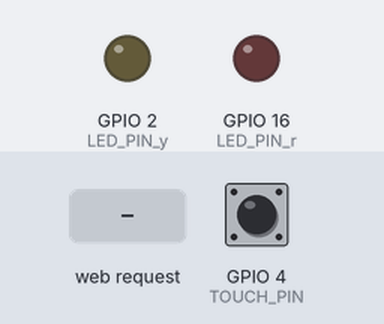
Bench run of a sketch on a simulated ESP32. On the bench: output pins drawn as LEDs (lit = HIGH). Dashed ring = blinking. The test bench sets the inputs (shaded band); at power-on: GPIO 4 (TOUCH_PIN) HIGH. What the sketch prints to the serial monitor is not drawn.

Above: at 1.7 s.
1.8 s: HTTP request GET /arm received
At 2.05 s:
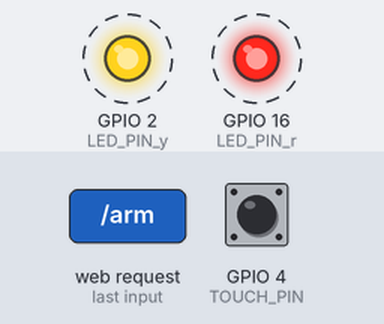
4.8 s: HTTP request GET /disarm received
At 4.8 s:
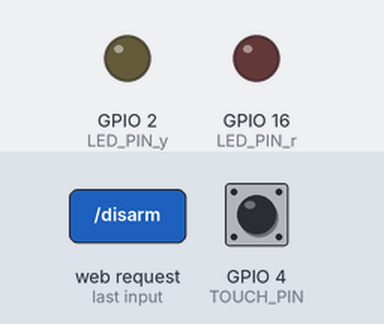
Timing chart, 0 to 7.8 s (numbered marks = the images above; inputs shaded):
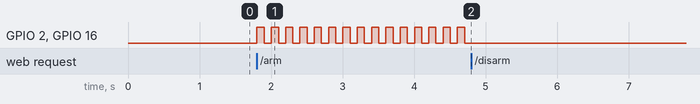

Measured:
- after the input at 1.8 s, GPIO 2 (LED_PIN_y), GPIO 16 (LED_PIN_r): alternates HIGH for 0.10 s and LOW for 0.10 s, starting at once
- after the input at 4.8 s, GPIO 2 (LED_PIN_y), GPIO 16 (LED_PIN_r): stops changing and stays LOW

The sketch:

alarm.ino
```cpp
#include <WiFi.h>
#include <WebServer.h>

// --- 硬件引脚定义 ---
const int LED_PIN_y = 2;
const int LED_PIN_r = 16;
const int TOUCH_PIN = 4;   // 触摸引脚 (GPIO 4)

// 触摸阈值
const int TOUCH_THRESHOLD = 800;

// --- 全局系统状态变量 ---
bool isArmed = false;
bool isAlarming = false;

// 创建 Web 服务器对象，监听 80 端口
WebServer server(80);

// 用于 LED 非阻塞闪烁的时间控制变量
unsigned long previousMillis = 0;
const long blinkInterval = 100; // 狂闪的间隔，100毫秒
bool ledState = false;

// --- 生成安防控制网页界面的函数 ---
String makePage() {
  String html = R"rawliteral(
<!DOCTYPE html>
<html lang="zh-CN">
<head>
  <meta charset="UTF-8">
  <meta name="viewport" content="width=device-width, initial-scale=1.0">
  <title>实验5：安防报警器</title>
  <style>
    body { font-family: Arial; text-align: center; margin-top: 50px; }
    .status-box { padding: 20px; margin: 20px auto; border: 1px solid #ccc; width: 300px; font-size: 20px; background-color: #f9f9f9; border-radius: 8px;}
    .btn { padding: 15px 30px; font-size: 18px; margin: 10px; cursor: pointer; color: white; border: none; border-radius: 5px;}
    .btn-arm { background-color: #4CAF50; }
    .btn-disarm { background-color: #f44336; }
  </style>
  <script>
    // 每隔 1 秒请求一次状态，仅更新文字提示
    setInterval(function() {
      fetch('/status')
        .then(response => response.text())
        .then(state => {
          let statusBox = document.getElementById('statusText');
          if (state == "0") {
            statusBox.innerHTML = "<span style='color: gray;'>未布防 (系统待机)</span>";
          } else if (state == "1") {
            statusBox.innerHTML = "<span style='color: green;'>已布防 (安全巡逻中)</span>";
          } else if (state == "2") {
            statusBox.innerHTML = "<span style='color: red; font-weight: bold;'>!!! 警报触发 !!!</span>";
          }
        });
    }, 1000);
  </script>
</head>
<body>
  <h1>物联网安防主机面板</h1>

  <div class="status-box">
    系统状态：<br><br>
    <div id="statusText"><span style='color: gray;'>正在获取状态...</span></div>
  </div>

  <button class="btn btn-arm" onclick="fetch('/arm')">布防 (Arm)</button>
  <button class="btn btn-disarm" onclick="fetch('/disarm')">撤防 (Disarm)</button>

</body>
</html>
)rawliteral";
  return html;
}

// 访问主页
void handleRoot() {
  server.send(200, "text/html; charset=UTF-8", makePage());
}

// 状态查询接口
void handleStatus() {
  String currentState;
  if (!isArmed) {
    currentState = "0"; // 0 代表未布防
  } else if (isArmed && !isAlarming) {
    currentState = "1"; // 1 代表已布防，安全
  } else if (isAlarming) {
    currentState = "2"; // 2 代表正在报警
  }
  server.send(200, "text/plain", currentState);
}

// 处理点击“布防”按钮
void handleArm() {
  isArmed = true;
  isAlarming = false;
  Serial.println("已收到网页指令：系统已布防！");
  server.send(200, "text/plain", "OK");
}

// 处理点击“撤防”按钮
void handleDisarm() {
  isArmed = false;
  isAlarming = false;
  Serial.println("已收到网页指令：系统已撤防！");

  digitalWrite(LED_PIN_y, LOW);
  digitalWrite(LED_PIN_r, LOW);

  server.send(200, "text/plain", "OK");
}

void setup() {
  Serial.begin(115200);
  delay(500);

  pinMode(LED_PIN_y, OUTPUT);
  pinMode(LED_PIN_r, OUTPUT);

  digitalWrite(LED_PIN_y, LOW);
  digitalWrite(LED_PIN_r, LOW);

  const char* ap_ssid = "ESP32-225";
  const char* ap_pass = "12345678";

  WiFi.mode(WIFI_AP);
  WiFi.softAP(ap_ssid, ap_pass);

  Serial.println("AP已开启");
  Serial.print("AP IP: ");
  Serial.println(WiFi.softAPIP());

  server.on("/", handleRoot);
  server.on("/status", handleStatus);
  server.on("/arm", handleArm);
  server.on("/disarm", handleDisarm);
  server.begin();
}

void loop() {
  // 处理网页请求
  server.handleClient();

  // 读取触摸引脚
  int touchValue = touchRead(TOUCH_PIN);

  // 报警逻辑判断
  if (isArmed && !isAlarming) {
    if (touchValue < TOUCH_THRESHOLD) {
      isAlarming = true; // 锁定报警状态
      Serial.println("警告：检测到入侵！触发警报！");
    }
  }

  // 执行报警动作
  if (isAlarming) {
    unsigned long currentMillis = millis();
    if (currentMillis - previousMillis >= blinkInterval) {
      previousMillis = currentMillis;
      ledState = !ledState;

      digitalWrite(LED_PIN_y, ledState);
      digitalWrite(LED_PIN_r, ledState);
    }
  } else if (!isArmed) {
    digitalWrite(LED_PIN_y, LOW);
    digitalWrite(LED_PIN_r, LOW);
  }
}
```
